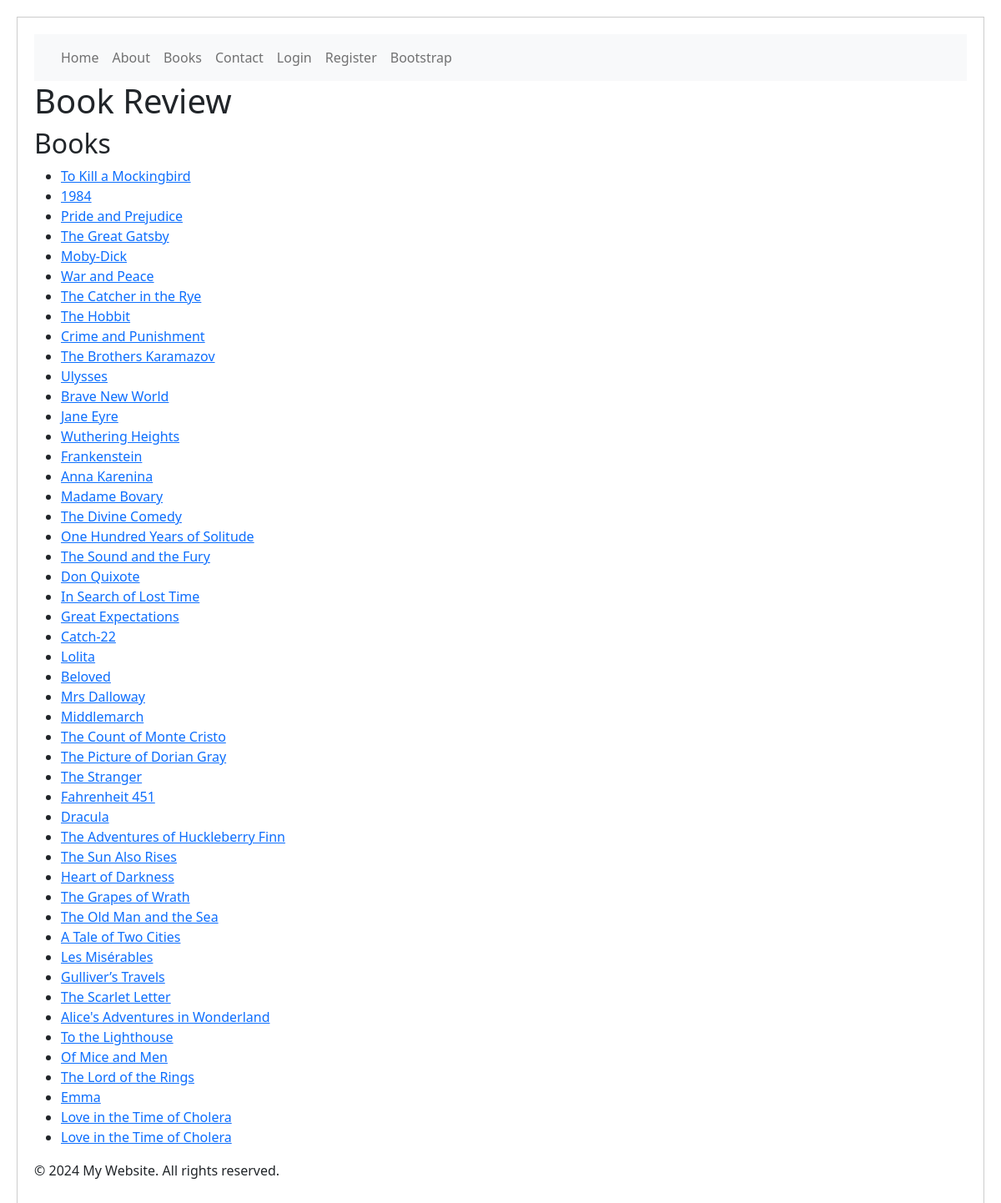
Before: /books with the older database file.
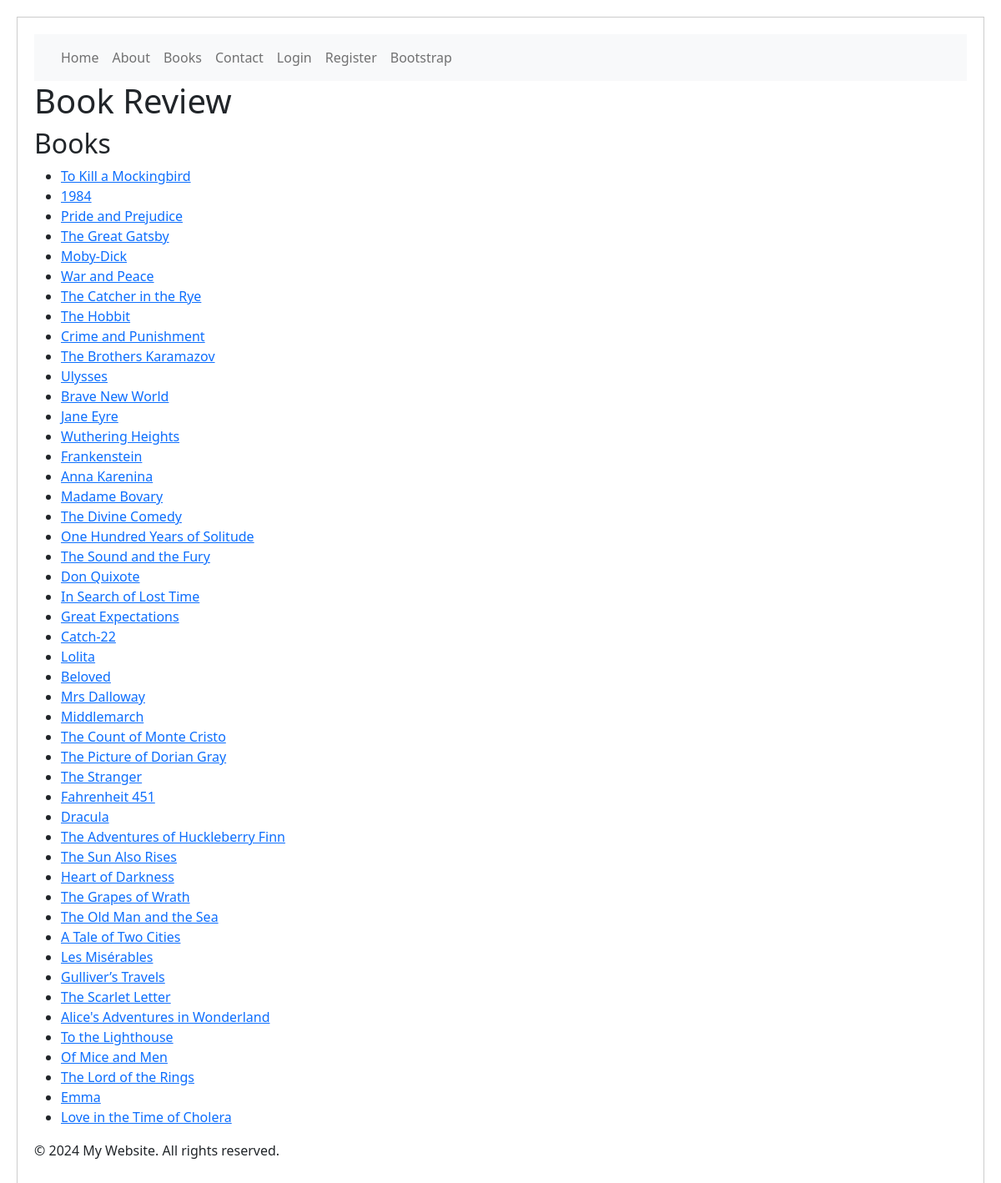
After: the same page with the newer database file.
### models.py (models this page shows)
class Book(db.Model):
    __tablename__ = 'books'
    book_id = db.Column(db.Integer, primary_key=True)
    title = db.Column(db.String(255), nullable=False)
    author = db.Column(db.String(255), nullable=False)
    published_date = db.Column(db.Date)
    isbn = db.Column(db.String(13), unique=True)
    summary = db.Column(db.Text)
    cover_image_url = db.Column(db.String(255))
    created_at = db.Column(db.DateTime, default=datetime.utcnow)
    reviews = db.relationship('Review', backref='book', lazy=True, cascade="all, delete-orphan")
    categories = db.relationship('BookCategory', backref='book', lazy=True, cascade='all, delete-orphan')

### app.py (the view)
    @app.route('/books')
    def books():
        all_books = Book.query.all()
        return render_template('books.html', books=all_books)

### templates/books.html
{% extends "base.html" %}
{% block content %}
<h2>Books</h2>
<ul>
    {% for book in books %}
        <li><a href="{{ url_for('book_detail', book_id=book.book_id) }}">{{ book.title }}</a></li>
    {% endfor %}
</ul>
{% endblock %}

### templates/base.html (shortened to what this page needs)
<!DOCTYPE html>
<html>
<head>
    <link rel="stylesheet" href="{{ url_for('static', filename='css/bootstrap_styles.css') }}">
    <link rel="stylesheet" href="{{ url_for('static', filename='css/style.css') }}">
</head>
<body>
    <nav class="navbar navbar-expand-lg navbar-light bg-light">
        <ul class="navbar-nav me-auto mb-2 mb-lg-0 ms-lg-4">
            <li class="nav-item"><a class="nav-link" href="{{ url_for('home') }}">Home</a></li>
            <li class="nav-item"><a class="nav-link" href="{{ url_for('about') }}">About</a></li>
            <li class="nav-item"><a class="nav-link" href="{{ url_for('books') }}">Books</a></li>
            <li class="nav-item"><a class="nav-link" href="{{ url_for('contact') }}">Contact</a></li>
            {% if current_user.is_authenticated %}
                <li class="nav-item"><a class="nav-link" href="{{ url_for('add_book') }}">Add Book</a></li>
                <li class="nav-item"><a class="nav-link" href="{{ url_for('logout') }}">Logout</a></li>
            {% else %}
                <li class="nav-item"><a class="nav-link" href="{{ url_for('login') }}">Login</a></li>
                <li class="nav-item"><a class="nav-link" href="{{ url_for('register') }}">Register</a></li>
            {% endif %}
            <li class="nav-item"><a class="nav-link" href="{{ url_for('bootstrap') }}">Bootstrap</a></li>
        </ul>
    </nav>
    <header>
        <h1>Book Review</h1>
    </header>
    <main>
        {% block content %}{% endblock %}
    </main>
    <footer>
        <p>&copy; {{ current_year }} My Website. All rights reserved.</p>
    </footer>
</body>
</html>

### static/css/style.css (style rules this page uses)
body { margin: 20px; padding: 20px; border: 1px solid #ccc; box-sizing: border-box; }

Changed rows visible on the page:
removed Book: title "Love in the Time of Cholera"
